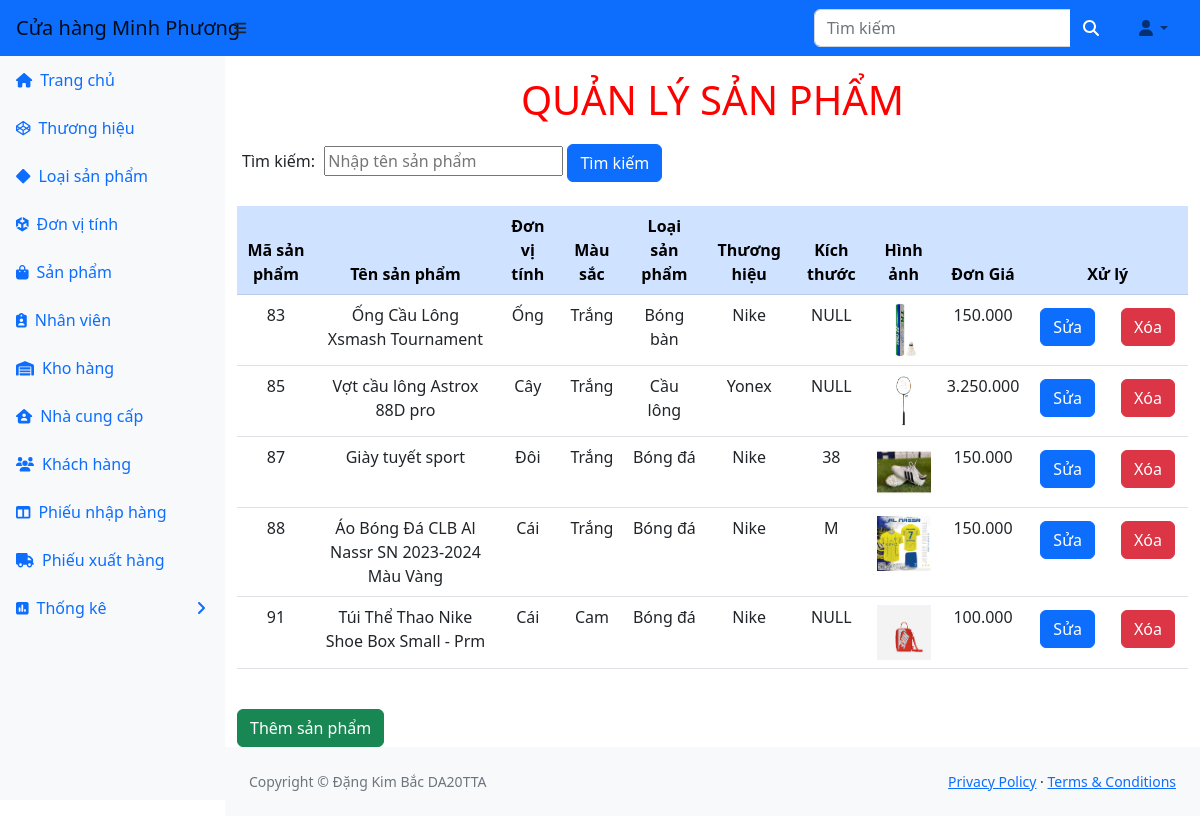
The app's page /ql_kho/ql-kho/sanpham.php (signed in) with its own data.
### tables this page shows
CREATE TABLE `sanpham` (
  `masanpham` int(11) NOT NULL,
  `tensanpham` varchar(255) DEFAULT NULL,
  `mausac` varchar(255) DEFAULT NULL,
  `loaisanpham` int(11) DEFAULT NULL,
  `mathuonghieu` int(11) DEFAULT NULL,
  `kichthuoc` varchar(255) DEFAULT NULL,
  `hinhanh` varchar(255) DEFAULT NULL,
  `dongia` varchar(255) DEFAULT NULL,
  `donvitinh` int(11) DEFAULT NULL
);

CREATE TABLE `donvitinh` (
  `madonvitinh` int(255) NOT NULL,
  `tendonvitinh` varchar(255) NOT NULL
);

CREATE TABLE `loaisanpham` (
  `maloaisanpham` int(11) NOT NULL,
  `tenloaisanpham` varchar(255) DEFAULT NULL
);

CREATE TABLE `thuonghieu` (
  `mathuonghieu` int(11) NOT NULL,
  `tenthuonghieu` varchar(255) DEFAULT NULL
);

### ql_kho/ql-kho/sanpham.php (the view)
<?php
include_once("header.php");
?>
<h1 class="tieudeform">Quản lý sản phẩm </h1>
<form method="GET" action="">
    <label for="search">Tìm kiếm:</label>
    <input type="text" name="search" id="search" placeholder="Nhập tên sản phẩm">
    <button type="submit" class="btn btn-primary">Tìm kiếm</button> <br><br>
</form>
<table class="table table-hover ">
    <thead class="table-primary">
        <tr>
            <th>Mã sản phẩm</th>
            <th>Tên sản phẩm</th>
            <th>Đơn vị tính</th>
            <th>Màu sắc</th>
            <th>Loại sản phẩm</th>
            <th>Thương hiệu</th>
            <th>Kích thước</th>
            <th>Hình ảnh</th>
            <th>Đơn Giá</th>
            <th style="text-align:center" colspan="2">Xử lý</th>
        </tr>
    </thead>
    <?php
    $timkiem_tukhoa = isset($_GET['search']) ? $_GET['search'] : '';
    $sql = "SELECT sanpham.*, donvitinh.tendonvitinh, loaisanpham.tenloaisanpham, thuonghieu.tenthuonghieu
        FROM sanpham
        JOIN loaisanpham ON sanpham.loaisanpham = loaisanpham.maloaisanpham
        JOIN thuonghieu ON sanpham.mathuonghieu = thuonghieu.mathuongHieu
        JOIN donvitinh ON sanpham.donvitinh = donvitinh.madonvitinh
        WHERE sanpham.tensanpham LIKE '%$timkiem_tukhoa%'
        ORDER BY masanpham ASC";
    $kq = $conn->query($sql) or die("Không thể xem sản phẩm");
    while ($row = mysqli_fetch_array($kq)) {
        echo ("<tr>");
        $masanpham = $row["masanpham"];
        echo ("<td>" . $row["masanpham"] . "</td>");
        echo ("<td>" . $row["tensanpham"] . "</td>");
        echo ("<td>" . $row["tendonvitinh"] . "</td>");
        echo ("<td>" . $row["mausac"] . "</td>");
        echo ("<td>" . $row["tenloaisanpham"] . "</td>");
        echo ("<td>" . $row["tenthuonghieu"] . "</td>");
        echo ("<td>" . $row["kichthuoc"] . "</td>");
        echo ("<td><img class='img-fluid' height='100px' width='100px'  src='" . $row['hinhanh'] . "' alt='Hình ảnh sản phẩm'></td>");
        echo ("<td>" . $row["dongia"] . "</td>");
        echo ("<td><a class='btn btn-primary' href='suasp.php?mm=$masanpham'>Sửa</a></td>");
        echo ("<td>");
        ?>
        <a onclick="return confirm('Bạn có thật sự muốn xoá không')" class="btn btn-danger" href="xoasp.php?mm=<?php echo $masanpham; ?>">Xóa</a>
        <?php
        echo ("</td>");
        echo ("</tr>");
    }
    ?>
</table><br>
<a class='btn btn-success' href='themsp.php'>Thêm sản phẩm</a>
<?php
include("footer.php");
?>
</body>
</html>

### ql_kho/ql-kho/header.php (style rules this page uses)
h1.tieudeform { text-align:center; text-transform:uppercase; color:red; margin:20px; }
label { margin:5px; }
td { text-align:center; }
th { text-align:center; }

### records on screen
sanpham: masanpham "83", tensanpham "Ống Cầu Lông Xsmash Tournament", donvitinh.tendonvitinh "Ống", mausac "Trắng", loaisanpham.tenloaisanpham "Bóng bàn", mathuonghieu.tenthuonghieu "Nike", kichthuoc "NULL", hinhanh (picture), dongia "150.000"
sanpham: masanpham "85", tensanpham "Vợt cầu lông Astrox 88D pro", donvitinh.tendonvitinh "Cây", mausac "Trắng", loaisanpham.tenloaisanpham "Cầu lông", mathuonghieu.tenthuonghieu "Yonex", kichthuoc "NULL", hinhanh (picture), dongia "3.250.000"
sanpham: masanpham "87", tensanpham "Giày tuyết sport", donvitinh.tendonvitinh "Đôi", mausac "Trắng", loaisanpham.tenloaisanpham "Bóng đá", mathuonghieu.tenthuonghieu "Nike", kichthuoc "38", hinhanh (picture), dongia "150.000"
sanpham: masanpham "88", tensanpham "Áo Bóng Đá CLB Al Nassr SN 2023-2024 Màu Vàng", donvitinh.tendonvitinh "Cái", mausac "Trắng", loaisanpham.tenloaisanpham "Bóng đá", mathuonghieu.tenthuonghieu "Nike", kichthuoc "M", hinhanh (picture), dongia "150.000"
sanpham: masanpham "91", tensanpham "Túi Thể Thao Nike Shoe Box Small - Prm", donvitinh.tendonvitinh "Cái", mausac "Cam", loaisanpham.tenloaisanpham "Bóng đá", mathuonghieu.tenthuonghieu "Nike", kichthuoc "NULL", hinhanh (picture), dongia "100.000"
